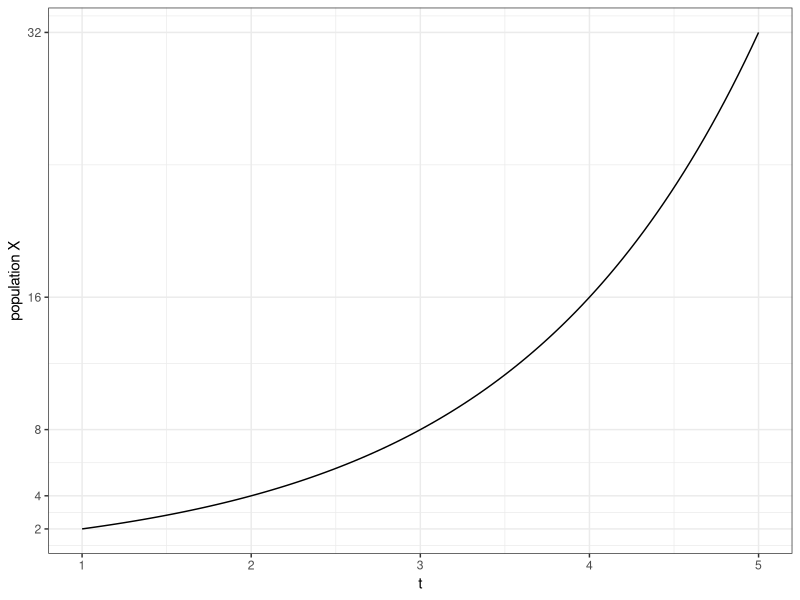

Write R code to recreate this figure.
## ---- chunk 1
knitr::opts_chunk$set(echo = TRUE)
library(dplyr); library(ggplot2)
## ---- chunk 2
double <- function(x){
  y <- 2^x;
  return(y);
}
ggplot(data = data.frame(t=c(1,5)),aes(x=t)) + stat_function(fun = double) + 
  scale_x_continuous(breaks = seq(1,5,1)) + ylab("population X") + theme_bw() + 
  scale_y_continuous(breaks = c(2,4,8,16,32))

